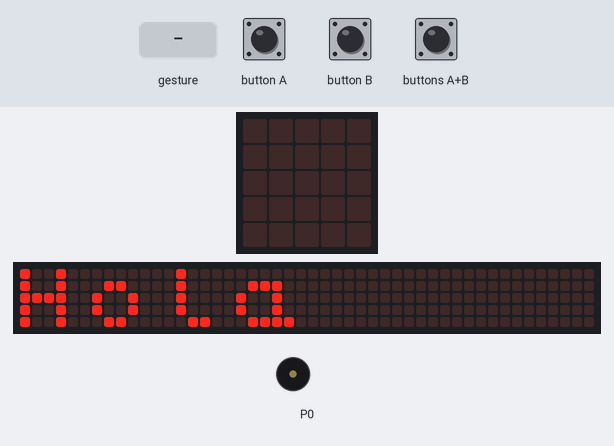
Bench run of a program on a simulated BBC micro:bit (MakeCode). Parts: the board's 5×5 LED display, a strip that is not on the board, showing the scrolling text unrolled, buzzer (waves = sounding). The inputs (shaded band) are chosen by the test bench. A tilt is held for 1.5 s and a shake lasts 1 s, then the board lies face up again; the 48×5 strip is a reading aid, not a part: it shows the text the display is scrolling, unrolled, one strip-width of it at a time.

Above: at 4.3 s.
5.8 s: buttons A+B pressed for 0.15 s
At 6.2 s:
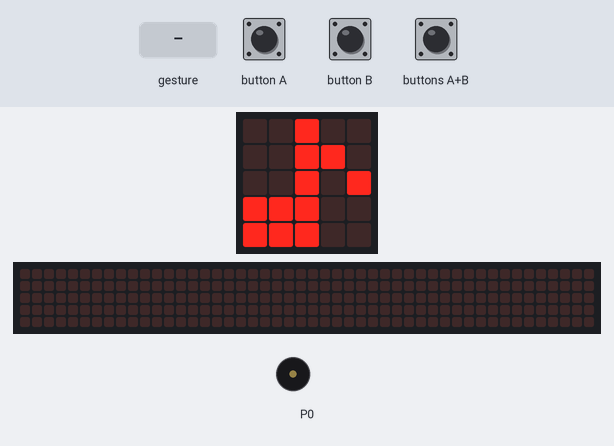
6.5 s: gesture 'shake'
At 8.01 s:
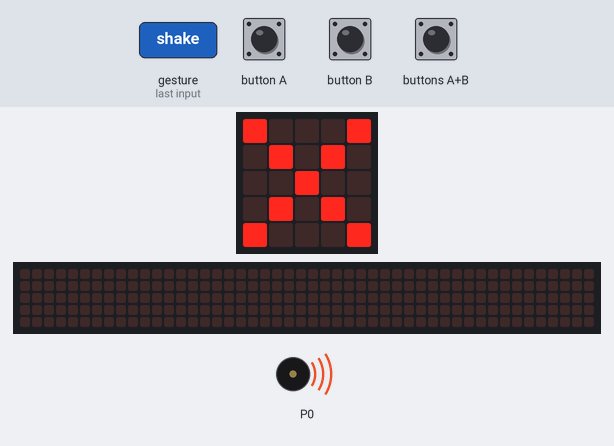
8.8 s: button A pressed for 0.15 s
11.9 s: button B pressed for 0.15 s
At 12.1 s:
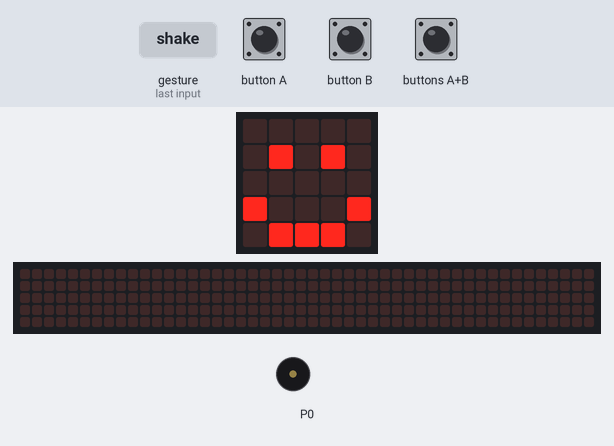
13.6 s: buttons A+B pressed for 1 s
15.2 s: button A pressed for 0.15 s
At 16.66 s:
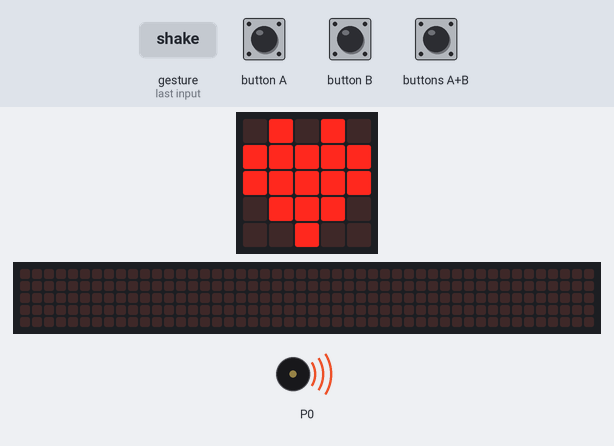
Timing chart, 0 to 16.9 s (numbered marks = the images above; inputs shaded):
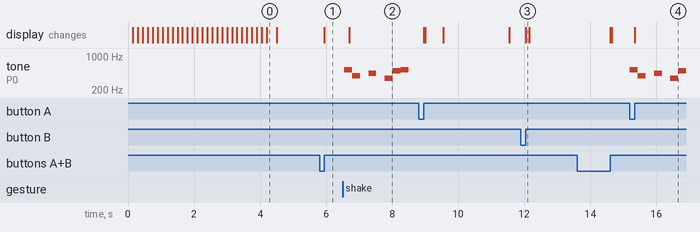

The program:

main.ts
```typescript
input.onButtonPressed(Button.A, function () {
    basic.showIcon(IconNames.Heart)
    basic.pause(2000)
    basic.clearScreen()
})
input.onGesture(Gesture.Shake, function () {
    basic.showLeds(`
        # . . . #
        . # . # .
        . . # . .
        . # . # .
        # . . . #
        `)
    basic.pause(2000)
    basic.showIcon(IconNames.Sad)
    basic.pause(2000)
    basic.clearScreen()
})
input.onButtonPressed(Button.AB, function () {
    basic.showIcon(IconNames.EighthNote)
    music.play(music.stringPlayable("C5 G - A - F B C5 ", 250), music.PlaybackMode.UntilDone)
    basic.pause(500)
    basic.clearScreen()
})
input.onButtonPressed(Button.B, function () {
    basic.showIcon(IconNames.Happy)
    basic.pause(2000)
    basic.clearScreen()
})
basic.showString("Hola")
```

test.ts
```typescript
// les proves van aquí; això no es compilarà quan aquest paquet s'usi com a extensió.
```

Measured:
- after the input at 5.8 s, the display: changes after 0.15 s (image 1)
- after the input at 6.5 s, the display: changes after 0.20 s (image 2)
- after the input at 11.9 s, the display: changes after 0.15 s (image 3)
- after the input at 15.2 s, the display: changes after 0.15 s (image 4)
- by itself, tone on P0: plays 523 Hz for 0.25 s, 392 Hz for 0.24 s, 440 Hz for 0.24 s, 349 Hz for 0.25 s, 494 Hz for 0.25 s, 523 Hz for 0.24 s
